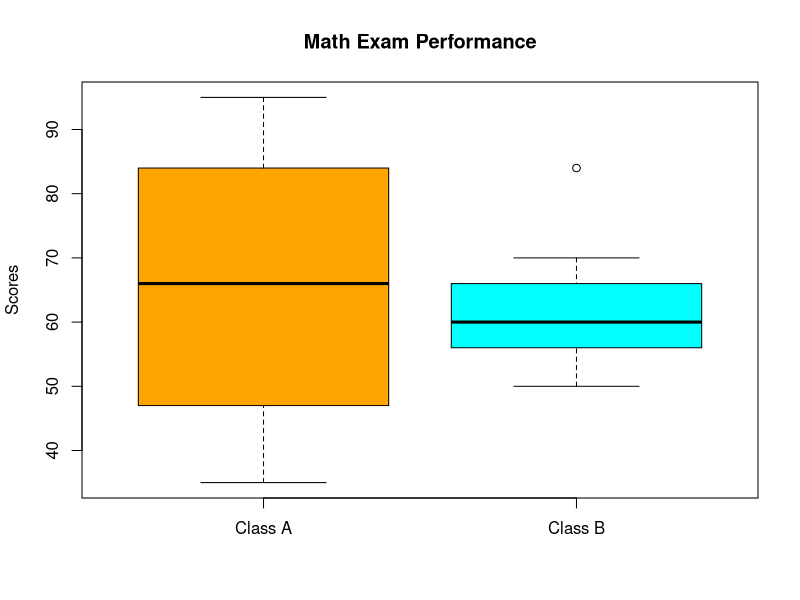

Source code (R):
class_a <- c(76, 35, 47, 64, 95, 66, 89, 36, 84) # [cite: 19]
class_b <- c(51, 56, 84, 60, 59, 70, 63, 66, 50) # [cite: 20]

# (i) Find higher mean, median, and range [cite: 21]
summary_stats <- data.frame(
  Metric = c("Mean", "Median", "Range"),
  Class_A = c(mean(class_a), median(class_a), diff(range(class_a))),
  Class_B = c(mean(class_b), median(class_b), diff(range(class_b)))
)

# (ii) Plot Boxplot and give inferences [cite: 21]
boxplot(class_a, class_b, names = c("Class A", "Class B"), 
        main = "Math Exam Performance", col = c("orange", "cyan"), ylab = "Scores")